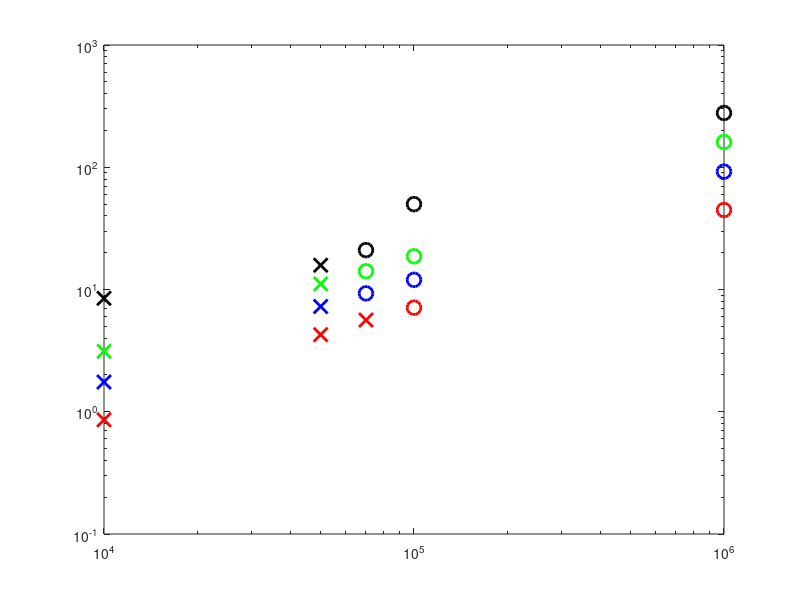

Write MATLAB code to recreate this figure. (Note: this script raises an error after producing the figure.)
%{
FUNCTION DESCRIPTION:
---------------------------------------------------------------------------
Here we plot the time taken to train the neural net described in Figure 3
of [1] against the number of iterations used for various batch sizes using
the sigmoid activation function. Circle marker indicates 'acceptable'
solution, where all points are correctly banded, an x marker indicates an
unnaceptable' solution.

[1] Higham, C.F. and Higham, D.J., 2019. Deep Learning: An Introduction for
Applied Mathematicians. SIAM Review, 61(4), pp.860-891.
---------------------------------------------------------------------------

Written by: James Rynn
Last edited: 20/03/2020
%}



%% USEFUL PARAMETERS:

% Numbers of iterations.
N1 = 1e4;
N2 = 5e4;
N3 = 7e4;
N4 = 1e5;
N5 = 1e6;



%% 10 DATA POINTS:

figure
loglog(N1, 0.86, 'rx', 'linewidth',2, 'markersize',10)
hold on
loglog(N1, 1.75, 'bx', 'linewidth',2, 'markersize',10)
loglog(N1, 3.12, 'gx', 'linewidth',2, 'markersize',10)
loglog(N1, 8.46, 'kx', 'linewidth',2, 'markersize',10)

loglog(N2, 4.27, 'rx', 'linewidth',2, 'markersize',10)
loglog(N2, 7.26, 'bx', 'linewidth',2, 'markersize',10)
loglog(N2, 11.1, 'gx', 'linewidth',2, 'markersize',10)
loglog(N2, 15.8, 'kx', 'linewidth',2, 'markersize',10)

loglog(N3, 5.62, 'rx', 'linewidth',2, 'markersize',10)
loglog(N3, 9.30, 'bo', 'linewidth',2, 'markersize',10)
loglog(N3, 14.1, 'go', 'linewidth',2, 'markersize',10)
loglog(N3, 21.0, 'ko', 'linewidth',2, 'markersize',10)

loglog(N4, 7.10, 'ro', 'linewidth',2, 'markersize',10)
loglog(N4, 12.0, 'bo', 'linewidth',2, 'markersize',10)
loglog(N4, 18.7, 'go', 'linewidth',2, 'markersize',10)
loglog(N4, 49.9, 'ko', 'linewidth',2, 'markersize',10)

loglog(N5, 44.7, 'ro', 'linewidth',2, 'markersize',10)
loglog(N5, 92.1, 'bo', 'linewidth',2, 'markersize',10)
loglog(N5, 161,  'go', 'linewidth',2, 'markersize',10)
loglog(N5, 278,  'ko', 'linewidth',2, 'markersize',10)
hold off

legend({'$M=1$ (Stochastic)', '$M=3$ (Mini Batch)', '$M=6$ (Mini Batch)', '$M=10$ (Full Batch)'}, 'fontsize',18, 'interpreter','latex', 'location','SE')
title('10 Data Points', 'fontsize',18, 'interpreter','latex')
xlabel('Number of Iterations', 'fontsize',18, 'interpreter','latex')
ylabel('Time to train (s)', 'fontsize',18, 'interpreter','latex')



%% 11 DATA POINTS:

figure
loglog(N1, 0.821, 'rx', 'linewidth',2, 'markersize',10)
hold on
loglog(N1, 1.73, 'bx', 'linewidth',2, 'markersize',10)
loglog(N1, 3.11, 'gx', 'linewidth',2, 'markersize',10)
loglog(N1, 5.63, 'kx', 'linewidth',2, 'markersize',10)

loglog(N4, 7.01, 'rx', 'linewidth',2, 'markersize',10)
loglog(N4, 12.1, 'bx', 'linewidth',2, 'markersize',10)
loglog(N4, 19.2, 'gx', 'linewidth',2, 'markersize',10)
loglog(N4, 32.0, 'kx', 'linewidth',2, 'markersize',10)

loglog(N5, 45.8, 'rx', 'linewidth',2, 'markersize',10)
loglog(N5, 94.6, 'bo', 'linewidth',2, 'markersize',10)
loglog(N5, 168,  'go', 'linewidth',2, 'markersize',10)
loglog(N5, 291,  'ko', 'linewidth',2, 'markersize',10)
hold off

legend({'$M=1$ (Stochastic)', '$M=3$ (Mini Batch)', '$M=6$ (Mini Batch)', '$M=11$ (Full Batch)'}, 'fontsize',18, 'interpreter','latex', 'location','SE')
title('11 Data Points', 'fontsize',18, 'interpreter','latex')
xlabel('Number of Iterations', 'fontsize',18, 'interpreter','latex')
ylabel('Time to train (s)', 'fontsize',18, 'interpreter','latex')


